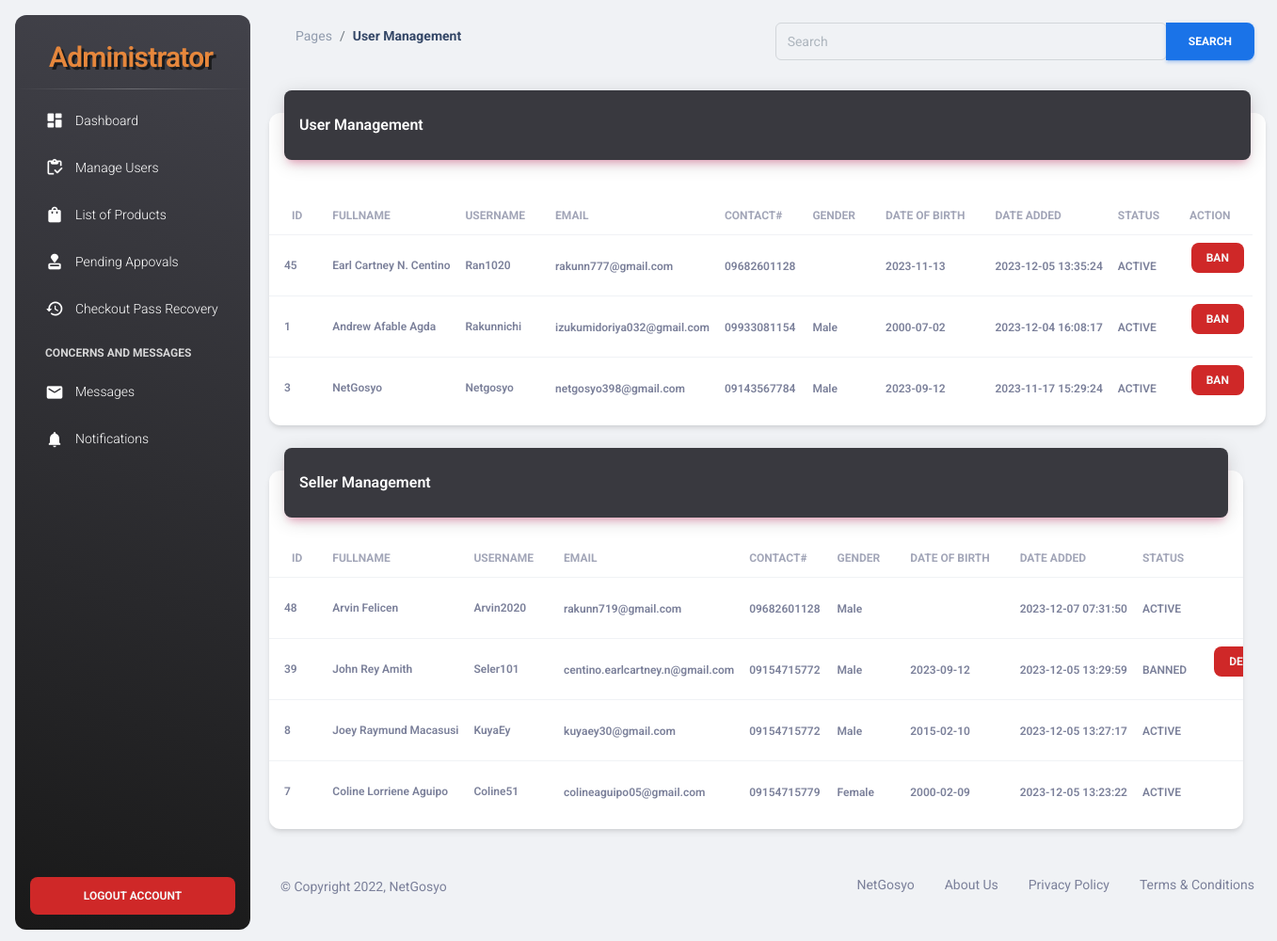
The page /NetGosyo-Admin/manage_users.php (signed in) on the database as committed earlier.
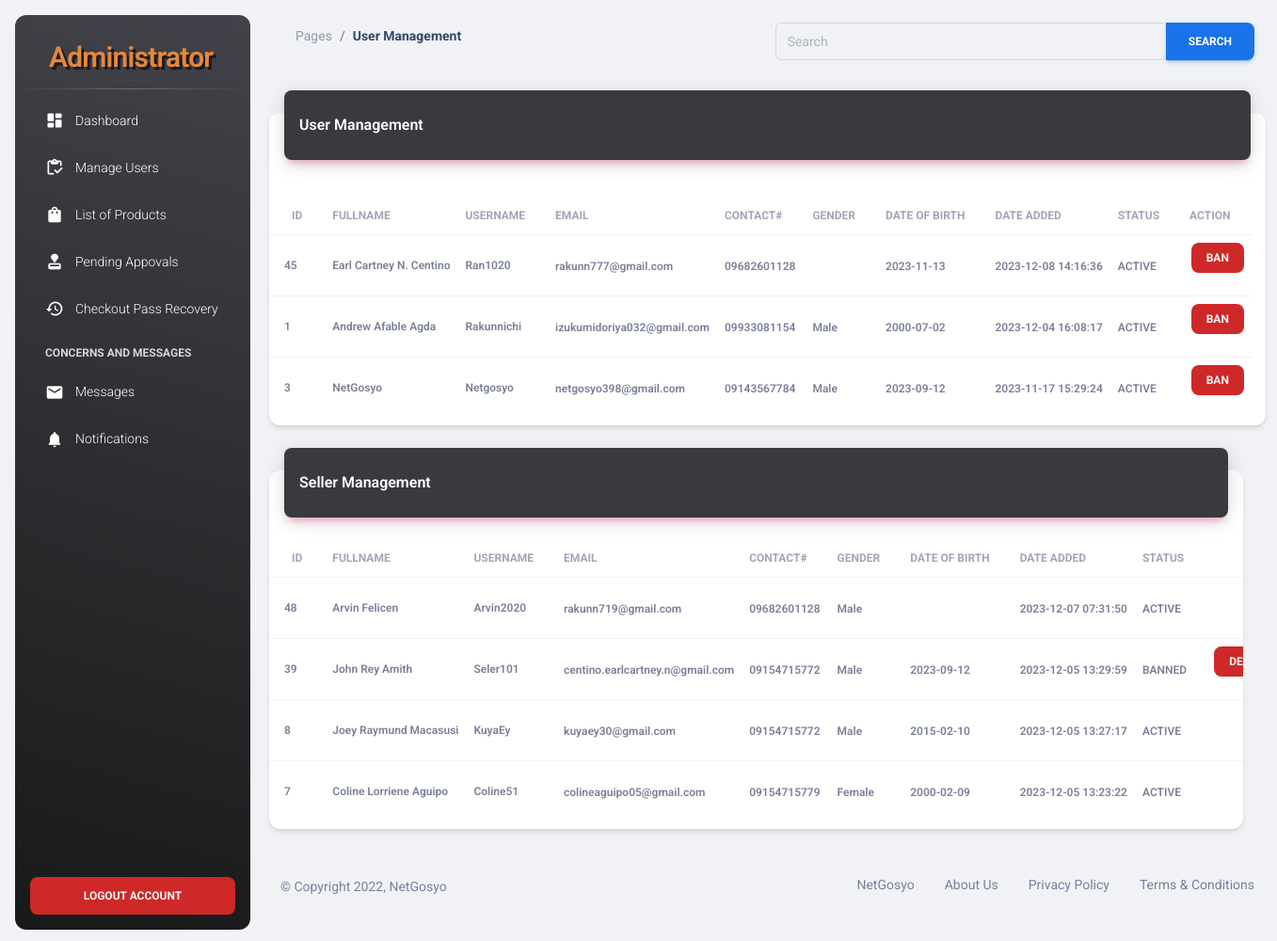
The same page on the database as committed later.
### tables this page shows
CREATE TABLE `user_form` (
  `id` int(100) NOT NULL,
  `fullname` varchar(100) NOT NULL,
  `email` varchar(100) NOT NULL,
  `username` varchar(255) NOT NULL,
  `password` varchar(100) NOT NULL,
  `checkout_pass` varchar(250) NOT NULL,
  `phonenumber` varchar(255) NOT NULL,
  `address` varchar(255) NOT NULL,
  `address2` varchar(500) NOT NULL,
  `archipelago` varchar(250) NOT NULL,
  `landmark` varchar(500) NOT NULL,
  `city` varchar(250) NOT NULL,
  `province` varchar(250) NOT NULL,
  `zip` varchar(250) NOT NULL,
  `dateofbirth` varchar(255) NOT NULL,
  `gender` varchar(255) NOT NULL,
  `image` varchar(255) NOT NULL,
  `shopname` varchar(250) NOT NULL DEFAULT 'user',
  `shopdesc` varchar(5000) NOT NULL,
  `vkey` varchar(50) NOT NULL,
  `verify_token` varchar(100) NOT NULL,
  `verified` tinyint(1) NOT NULL DEFAULT 0,
  `register_date` timestamp NOT NULL DEFAULT current_timestamp() ON UPDATE current_timestamp(),
  `id_pic` varchar(255) DEFAULT NULL,
  `has_verified_badge` tinyint(1) DEFAULT NULL,
  `is_banned` tinyint(1) NOT NULL DEFAULT 0,
  `number_verified` tinyint(4) NOT NULL DEFAULT 0
);

### NetGosyo-Admin/manage_users.php (the view, shortened to what the changed rows need)
<?php
  include 'header.php';
  ?>
<main class="main-content position-relative max-height-vh-100 h-100 border-radius-lg ">
    <div class="container-fluid py-4">
        <div class="row">
            <div class="col-12">
                <div class="card my-4">
                    <div class="ms-md-auto pe-md-3 d-flex align-items-center pt-3 p-l-2">
                        <div class="card-body px-0 pb-2">
                            <div class="table-responsive p-0">
                                <table class="table align-items-center justify-content-center mb-0">
                                    <thead>
                                        <tr>
                                            <th
                                                class="text-uppercase text-secondary text-xs font-weight-bolder opacity-7">
                                                Id</th>
                                            <th
                                                class="text-uppercase text-secondary text-xs font-weight-bolder opacity-7 ps-2">
                                                Fullname</th>
                                            <th
                                                class="text-uppercase text-secondary text-xs font-weight-bolder opacity-7 ps-2">
                                                Username</th>
                                            <th
                                                class="text-uppercase text-secondary text-xs font-weight-bolder opacity-7 ps-2">
                                                Email</th>
                                            <th
                                                class="text-uppercase text-secondary text-xs font-weight-bolder opacity-7 ps-2">
                                                Contact#</th>
                                            <th
                                                class="text-uppercase text-secondary text-xs font-weight-bolder opacity-7 ps-2">
                                                Gender</th>
                                            <th
                                                class="text-uppercase text-secondary text-xs font-weight-bolder opacity-7 ps-2">
                                                Date of Birth</th>
                                            <th
                                                class="text-uppercase text-secondary text-xs font-weight-bolder opacity-7 ps-2">
                                                Date Added</th>
                                            <th
                                                class="text-uppercase text-secondary text-xs font-weight-bolder opacity-7 ps-2">
                                                Status</th>
                                            <th
                                                class="text-uppercase text-secondary text-xs font-weight-bolder text-center opacity-7 ps-2">
                                                Action</th>
                                        </tr>
                                    </thead>
                                    <tbody>
                                        <?php
                                      $select_user = mysqli_query($conn, "SELECT * FROM `user_form` where shopname = 'user' ORDER BY register_date DESC ") or exit('query failed!');
                                      if (mysqli_num_rows($select_user) > 0) {
                                      while ($fetch_user = mysqli_fetch_assoc($select_user)) {
                                     ?>
                                        <tr>
                                            <td>
                                                <div class="d-flex px-2 py-1">
                                                    <div class="d-flex flex-column justify-content-center">
                                                        <p class="text-xs font-weight-bold mb-0">
                                                            <?php echo $fetch_user['id']; ?></p>
                                                    </div>
                                                </div>
                                            </td>
                                            <td>
                                                <p class="text-xs font-weight-bold mb-0">
                                                    <?php echo $fetch_user['fullname']; ?></p>
                                            </td>
                                            <td>
                                                <p class="text-xs font-weight-bold mb-0">
                                                    <?php echo $fetch_user['username']; ?></p>
                                            </td>
                                            <td>
                                                <span
                                                    class="text-xs font-weight-bold"><?php echo $fetch_user['email']; ?></span>
                                            </td>
                                            <td>
                                                <span
                                                    class="text-xs font-weight-bold"><?php echo $fetch_user['phonenumber']; ?></span>
                                            </td>
                                            <td>
                                            </td>
                                            <td>
                                                <span
                                                    class="text-xs font-weight-bold"><?php echo $fetch_user['dateofbirth']; ?></span>
                                            </td>
                                            <td>
                                                <span
                                                    class="text-xs font-weight-bold"><?php echo $fetch_user['register_date']; ?></span>
                                            </td>
                                            <td>
                                                <span
                                                    class="text-xs font-weight-bold"><?php echo $fetch_user['is_banned'] ? 'BANNED' : 'ACTIVE'; ?></span>
                                            </td>
                                            <td class="align-middle text-center">
                                                <?php if ($fetch_user['is_banned']) {?>
                                                <a href="seller-action.php?deleteUser=1&id=<?php echo $fetch_user['id']; ?>"
                                                    onclick="return confirm('Are you sure do you want to Delete this User?')"><button
                                                        type="button"
                                                        class="btn button-remove btn-sm">Delete</button></a>
                                                <a href="seller-action.php?unbanUser=1&name=<?php echo $fetch_user['fullname']; ?>&email=<?php echo $fetch_user['email']; ?>&id=<?php echo $fetch_user['id']; ?>"
                                                    onclick="return confirm('Are you sure do you want to UNBAN this User?')"><button
                                                        type="button" class="btn btn-success btn-sm">UNBAN</button></a>
                                                <?php } else {?>
                                                <a href="seller-action.php?banUser=1&name=<?php echo $fetch_user['fullname']; ?>&email=<?php echo $fetch_user['email']; ?>&id=<?php echo $fetch_user['id']; ?>"
                                                    onclick="return confirm('Are you sure do you want to BAN this User?')"><button
                                                        type="button" class="btn button-remove btn-sm">BAN</button></a>
                                                <?php }?>
                                            </td>
                                        </tr>
                                        <?php
                                   }
                                         }
                                            ?>
                                    </tbody>
                                </table>
                            </div>
                        </div>
                    </div>
                </div>
            </div>
            <div class="row">
                <div class="col-12">
                    <div class="card my-4">
                        <div class="card-body px-0 pb-2">
                            <div class="table-responsive p-0">
                                <table class="table align-items-center justify-content-center mb-0">
                                    <thead>
                                        <tr>
                                            <th
                                                class="text-uppercase text-secondary text-xs font-weight-bolder opacity-7">
                                                Id</th>
                                            <th
                                                class="text-uppercase text-secondary text-xs font-weight-bolder opacity-7 ps-2">
                                                Fullname</th>
                                            <th
                                                class="text-uppercase text-secondary text-xs font-weight-bolder opacity-7 ps-2">
                                                Username</th>
                                            <th
                                                class="text-uppercase text-secondary text-xs font-weight-bolder opacity-7 ps-2">
                                                Email</th>
                                            <th
                                                class="text-uppercase text-secondary text-xs font-weight-bolder opacity-7 ps-2">
                                                Contact#</th>
                                            <th
                                                class="text-uppercase text-secondary text-xs font-weight-bolder opacity-7 ps-2">
                                                Gender</th>
                                            <th
                                                class="text-uppercase text-secondary text-xs font-weight-bolder opacity-7 ps-2">
                                                Date of Birth</th>
                                            <th
                                                class="text-uppercase text-secondary text-xs font-weight-bolder opacity-7 ps-2">
                                                Date Added</th>
                                            <th
                                                class="text-uppercase text-secondary text-xs font-weight-bolder opacity-7 ps-2">
                                                Status</th>
                                            <th
                                                class="text-uppercase text-secondary text-xs font-weight-bolder text-center opacity-7 ps-2">
                                                Action</th>
                                        </tr>
                                    </thead>
                                </table>
                            </div>
                        </div>
                    </div>
                </div>
            </div>
            <?php
      include 'footer.php';
  ?>

Rows that differ between the two databases and show on the page:
changed user_form "Earl Cartney N. Centino": register_date "2023-12-05 13:35:24" → "2023-12-08 14:16:36"
